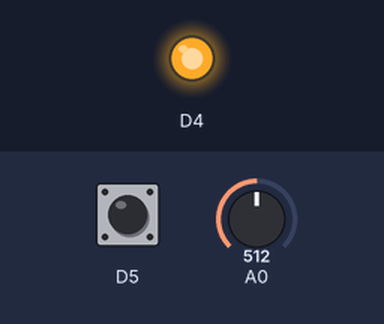
Bench run of a program on a simulated ESP8266 (Wemos D1 mini). Parts: output pins drawn as LEDs (lit = HIGH). The test bench sets the inputs (shaded band); at power-on: D5 HIGH, A0 = 512.

Above: at 1.2 s.
1.3 s: D5 pulled LOW for 0.15 s
At 2.1 s:
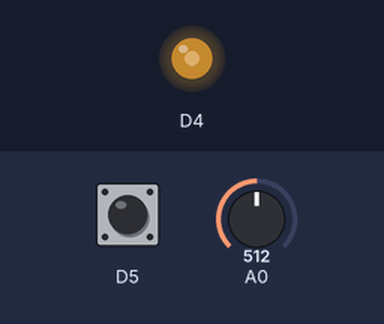
2.9 s: A0 set to 716
At 3.8 s:
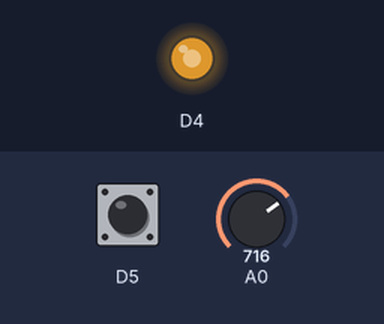
4.4 s: A0 set to 900
At 5.0 s:
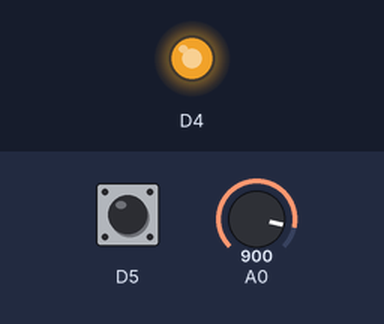
5.9 s: A0 set to 0
At 7.1 s:
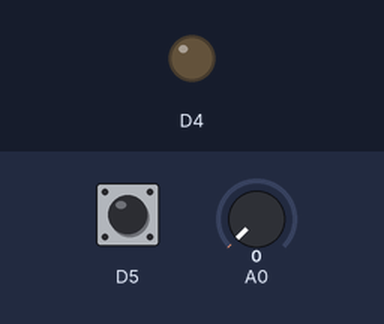
7.4 s: A0 set to 511
At 8.4 s:
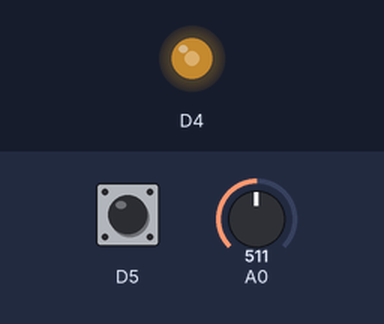
8.9 s: D5 pulled LOW for 1 s
At 10.4 s:
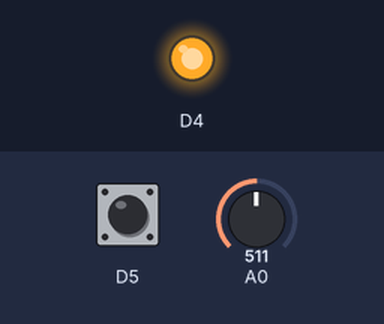
Timing chart, 0 to 11.9 s (numbered marks = the images above; inputs shaded):
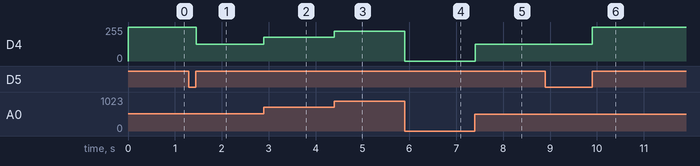

The program:

main.cpp
```cpp
// I, Caleb Priede, 000803812 certify that this material is my original work.
// No other person's work has been used without due acknowledgement.
#include <Arduino.h>

// the state (val) of the persistant button
int buttonVal;
// store the state of the LED globally (default to OFF by setting to HIGH)
int lightState = HIGH;

void setup() {
  // put your setup code here, to run once:
  Serial.begin(115200);

  // configure pin D4 as a digital output - this is the LED
  pinMode(D4, OUTPUT);

  // configure pin D5 as digital input - this is the pushbutton
  pinMode(D5, INPUT_PULLUP);

  // set default PWM range
  analogWriteRange(1023);
}

void loop() {
  // put your main code here, to run repeatedly:
  // read the value from the variable resister
  int iVal = analogRead(A0);

  // read the state of the push button (0/1 ON/OFF)
  int iButton = digitalRead(D5);

  // check if the current button state is different from the one stored
  if(iButton != buttonVal){
    // update the button state
    buttonVal = iButton;

    // check if the button has been pressed
    if(buttonVal == HIGH){
      // if button pressed the flip the state of the light switch (toggle on or off)
      lightState = !lightState;
    }
  }

  // check if light should currently be on
  if(lightState){
    // if light should be on then write resister value to LED
    analogWrite(D4, iVal);
  } else {
    // when light should be off set LED val to max (OFF)
    digitalWrite(D4, HIGH);
  }

  delay(1);
}
```

Measured:
- after the input at 1.3 s, D4: 255/255 → 127/255 after 0.15 s
- after the input at 2.9 s, D4: 127/255 → 178/255 at once
- after the input at 4.4 s, D4: 178/255 → 224/255 at once
- after the input at 5.9 s, D4: 224/255 → 0/255 at once
- after the input at 7.4 s, D4: 0/255 → 127/255 at once
- after the input at 8.9 s, D4: 127/255 → 255/255 after 1.0 s
